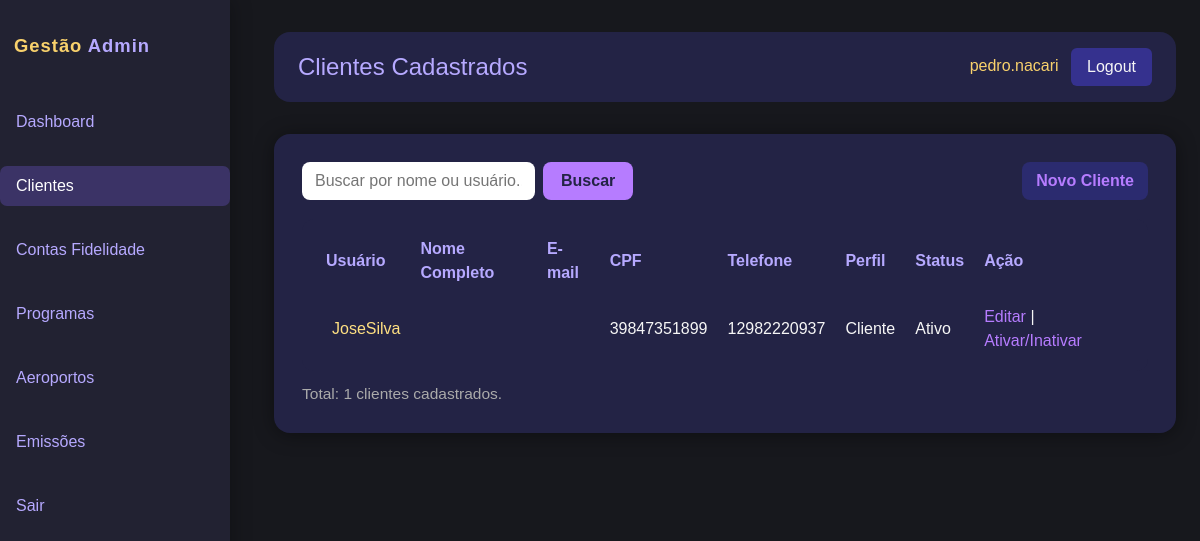
Before: /adm/clientes/ (signed in) with the older database file.
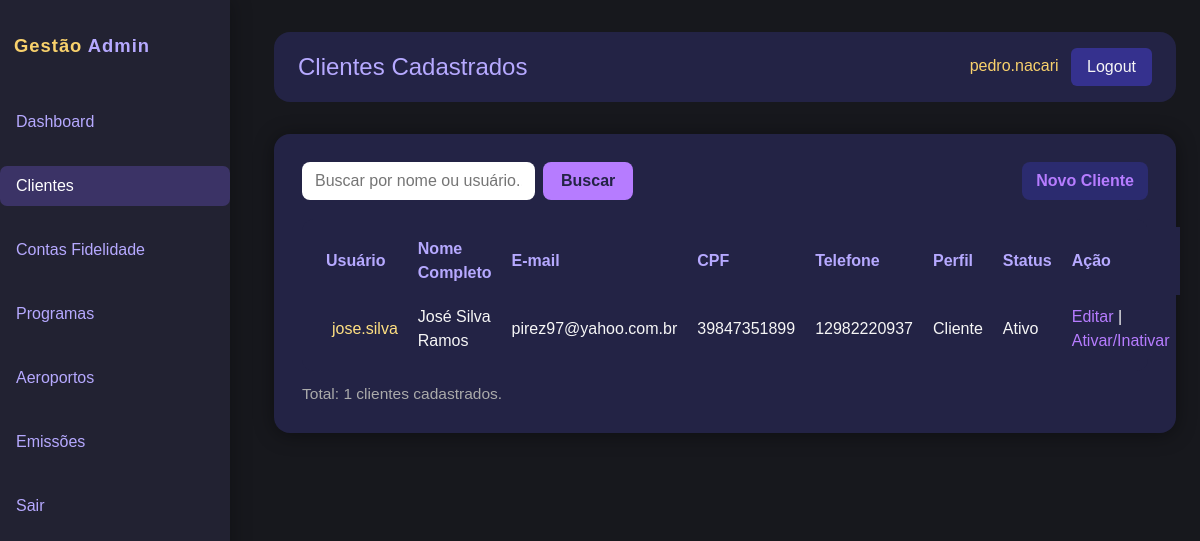
After: the same page with the newer database file.
### gestao/models.py (models this page shows, shortened)
class Cliente(models.Model):
    usuario = models.OneToOneField(User, on_delete=models.CASCADE, related_name='cliente_gestao')
    telefone = models.CharField(max_length=20, blank=True)
    data_nascimento = models.DateField(null=True, blank=True)
    cpf = models.CharField(max_length=14, default='000.000.000-00')
    PERFIS = (
        ('admin', 'Administrador'),
        ('operador', 'Operador'),
        ('cliente', 'Cliente'),
    )
    perfil = models.CharField(max_length=10, choices=PERFIS, default='cliente')
    observacoes = models.TextField(blank=True)
    ativo = models.BooleanField(default=True)

### gestao/views_admin.py (the view)
@login_required
@user_passes_test(admin_required)
def admin_clientes(request):
    if 'toggle' in request.GET:
        cli = Cliente.objects.get(id=request.GET['toggle'])
        cli.ativo = not cli.ativo
        cli.save()
        return redirect('admin_clientes')
    busca = request.GET.get("busca", "")
    clientes = Cliente.objects.all().select_related("usuario")
    if busca:
        clientes = clientes.filter(
            Q(usuario__username__icontains=busca) |
            Q(usuario__first_name__icontains=busca)
        )
    paginator = Paginator(clientes, 20)
    page_number = request.GET.get("page")
    page_obj = paginator.get_page(page_number)
    return render(request, 'admin_custom/clientes.html', {
        'page_obj': page_obj,
        'busca': busca,
        'total_clientes': clientes.count(),
    })

### gestao/views_admin.py (called while the page is built)
def admin_required(user):
    return user.is_staff or user.is_superuser

### gestao/templates/admin_custom/clientes.html (shortened to what this page needs)
{% extends "admin_custom/base_admin.html" %}
{% block header_title %}Clientes Cadastrados{% endblock %}
{% block menu_clientes %}active{% endblock %}
{% block content %}
    <div style="margin-bottom:1.2rem;display:flex;justify-content:space-between;align-items:center;">
        <form method="get" style="display:flex;gap:8px;">
            <input type="text" name="busca" value="{{ busca }}" placeholder="Buscar por nome ou usuário..." style="flex:1;padding:7px 13px;border-radius:8px;border:none;">
            <button type="submit" style="padding:7px 18px;background:#b67cff;border:none;color:#232345;border-radius:8px;font-weight:bold;">Buscar</button>
        </form>
        <a href="{% url 'admin_novo_cliente' %}" style="background:#2b2b6f;color:#b67cff;padding:7px 14px;border-radius:8px;text-decoration:none;font-weight:bold;">Novo Cliente</a>
    </div>
    <div style="background:#232345;border-radius:12px;padding:8px 20px;">
        <table style="width:100%;border-collapse:collapse;">
            <thead>
                <tr style="color:#b6a9ff;">
                    <th style="padding:10px 4px;text-align:left;">Usuário</th>
                    <th>Nome Completo</th>
                    <th>E-mail</th>
                    <th>CPF</th>
                    <th>Telefone</th>
                    <th>Perfil</th>
                    <th>Status</th>
                    <th>Ação</th>
                </tr>
            </thead>
            <tbody>
                {% for cliente in page_obj %}
                <tr>
                    <td style="color:#ffe082;">{{ cliente.usuario.username }}</td>
                    <td>{{ cliente.usuario.get_full_name }}</td>
                    <td>{{ cliente.usuario.email }}</td>
                    <td>{{ cliente.cpf }}</td>
                    <td>{{ cliente.telefone }}</td>
                    <td>{{ cliente.get_perfil_display }}</td>
                    <td>{{ cliente.ativo|yesno:"Ativo,Inativo" }}</td>
                    <td>
                        <a href="{% url 'admin_editar_cliente' cliente.id %}" style="color:#b67cff;">Editar</a> |
                        <a href="?toggle={{ cliente.id }}" style="color:#b67cff;">Ativar/Inativar</a>
                    </td>
                </tr>
                {% empty %}
                <tr><td colspan="6" style="color:#fa7070;text-align:center;padding:2rem 0;">Nenhum cliente encontrado.</td></tr>
                {% endfor %}
            </tbody>
        </table>
    </div>
    <div style="color:#aaa;font-size:0.97rem;margin-top:11px;">Total: {{ total_clientes }} clientes cadastrados.</div>
{% endblock %}

Changed rows visible on the page:
changed Cliente "Cliente": usuario.username "JoseSilva" → "jose.silva"; usuario.get_full_name (not shown) → "José Silva Ramos"; usuario.email (not shown) → "pirez97@yahoo.com.br"
